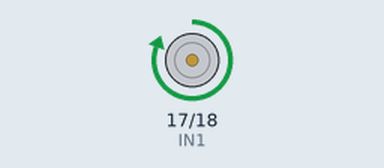
Recording of a program running on a simulated Raspberry Pi (BCM pin numbers). Shown: motor-driver pin pairs drawn as motors (green arrow = first pin HIGH = forward, orange = second pin HIGH = backward, longer = more drive, scaled by the enable pin). At 10.0 s the program stops and its outputs stay as they are.

Above: at 0.1 s.
At 10.1 s:
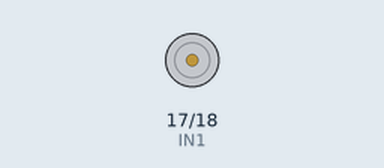
Timing chart, 0 to 11.5 s (numbered marks = the images above):
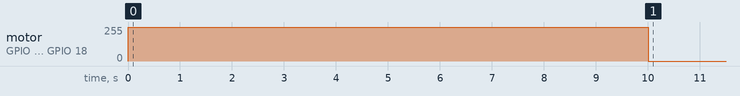

Measured:
- by itself, motor on GPIO 17 (IN1) / GPIO 18 (IN2): stopped → forward 255/255 at 0.00 s, → stopped 10.0 s later

The program:

prova1.py
```python
import RPi.GPIO as GPIO
import time

GPIO.setmode(GPIO.BCM)

IN1 = 17
IN2 = 18
ENA = 22

GPIO.setup(IN1, GPIO.OUT)
GPIO.setup(IN2, GPIO.OUT)
GPIO.setup(ENA, GPIO.OUT)

pwm = GPIO.PWM(ENA, 100)
pwm.start(0)

GPIO.output(IN1, GPIO.HIGH)
GPIO.output(IN2, GPIO.LOW)

pwm.ChangeDutyCycle(100)

time.sleep(10)

pwm.stop()
GPIO.cleanup()
```
